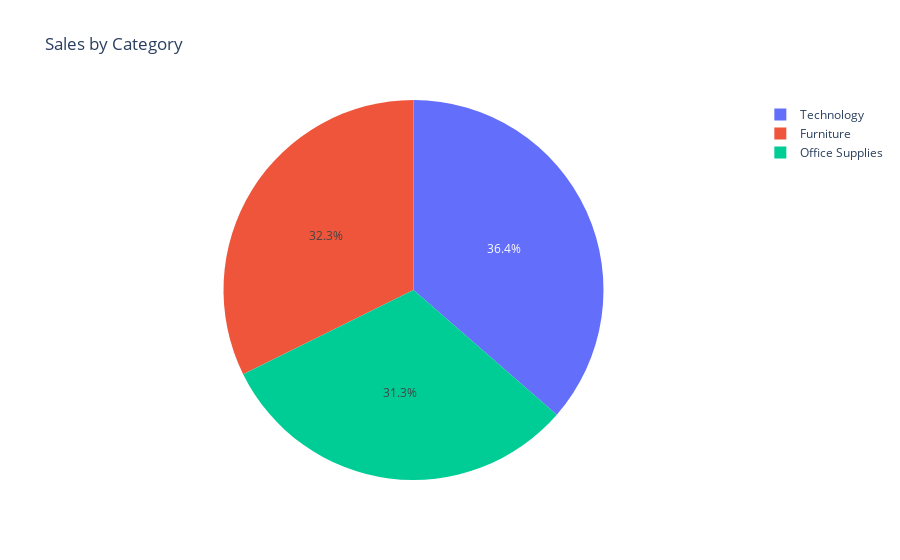

Here is the notebook cell this chart was saved with:
### Code cell
# analysis of sales by category(technology, furniture, office supplies)
sales_by_category = df.groupby('Category')['Sales'].sum().reset_index()
fig = px.pie(sales_by_category, values='Sales', names='Category', title='Sales by Category')

fig.show()

### Figure 1 — Plotly figure (JSON) as saved in the notebook; plotly's stock layout.template omitted (floating-point values rounded to 4 significant figures)
{"data": [{"domain": {"x": [0, 1], "y": [0, 1]}, "hovertemplate": "Category=%{label}<br>Sales=%{value}<extra></extra>", "labels": ["Furniture", "Office Supplies", "Technology"], "legendgroup": "", "name": "", "showlegend": true, "type": "pie", "values": [742000.0, 719000.0, 836200.0]}], "layout": {"legend": {"tracegroupgap": 0}, "title": {"text": "Sales by Category"}}}
